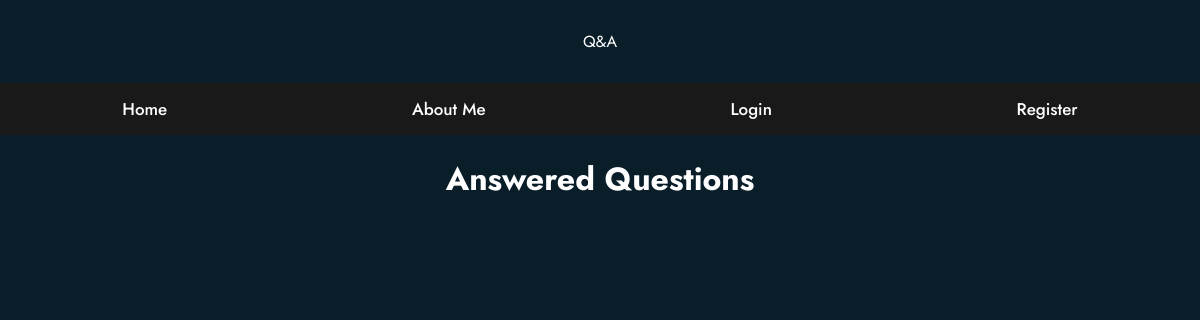
The app's page /home, older data.
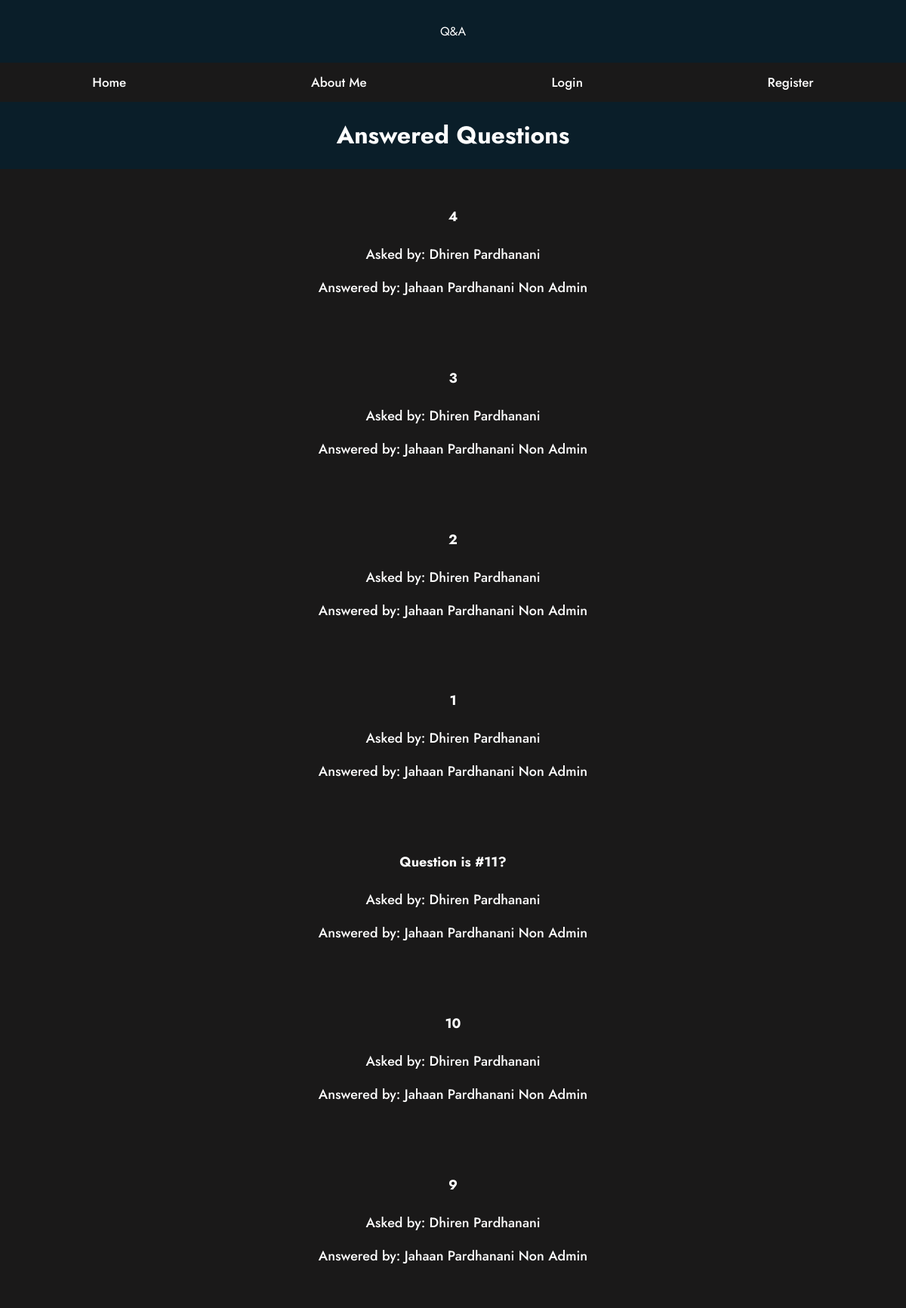
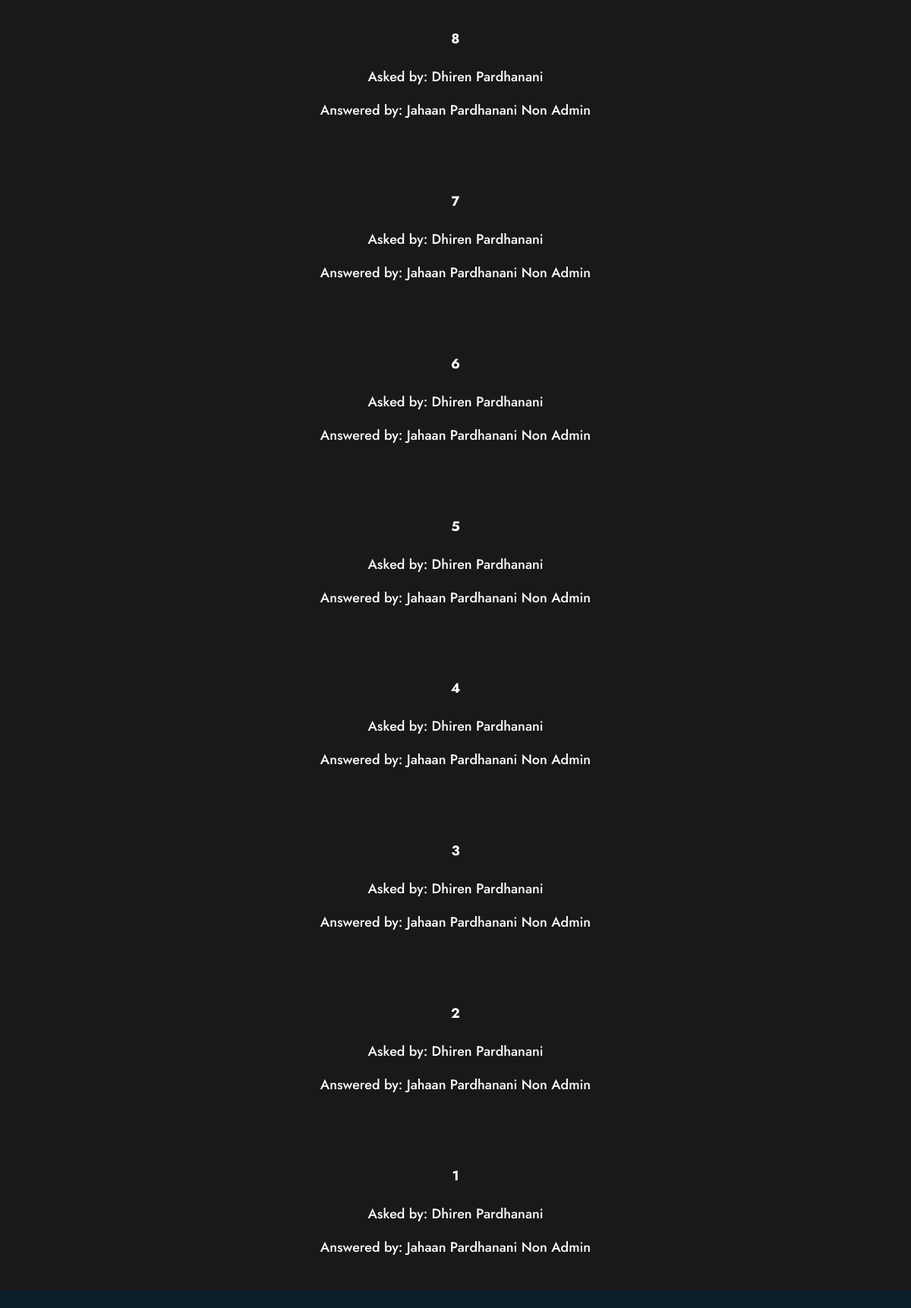
The same page, newer data (2 pictures, top to bottom).
### tables this page shows
CREATE TABLE questions(
    id integer primary key autoincrement,
    question_text text not null,
    answer_text text,
    asked_by_id integer not null,
    expert_id integer not null
);

CREATE TABLE users(
    id integer primary key autoincrement,
    name_text text not null,
    password_text text not null,
    expert_boolean boolean not null,
    admin_boolean boolean not null
);

### app.py (the view)
@app.route("/")
@app.route("/home")
def home():
    user = get_current_user()
    db = get_db()
    questions_cur = db.execute('''
                                    select
                                    questions.id as question_id,
                                    questions.question_text,
                                    askers.name_text as asker_name,
                                    experts.name_text as expert_name
                                    from questions
                                    join users as askers on askers.id = questions.asked_by_id
                                    join users as experts on experts.id = questions.expert_id
                                    where questions.answer_text is not null order by questions.id desc''')
    questions_result = questions_cur.fetchall()
    return render_template("home.html", user=user, question=questions_result)

### app.py (called while the page is built)
def get_current_user():
    user_result = None
    if "user" in session:
        user = session["user"]
        db = get_db()
        user_cur = db.execute(
            "select id, name_text, password_text, expert_boolean, admin_boolean from users where name_text = ?", [user])
        user_result = user_cur.fetchone()
    return user_result

### database.py (called while the page is built)
def connect_db():
    sql = sqlite3.connect(
        "/Users/jahaan/OneDrive/Programming/webapp/Forum/questions.db")
    print("True")
    sql.row_factory = sqlite3.Row
    return sql

def get_db():
    if not hasattr(g, "sqlite_db"):
        g.sqlite_db = connect_db()
    return g.sqlite_db

### templates/home.html (shortened to what this page needs)
{% extends "base.html" %}
{% from "show_links.html" import show_links %}
  {% block body %}
  <body>
         <div class="header">Q&A</div>
         {{ show_links(user) }}
        <h1>Answered Questions</h1>
        <div class="container">
          {% for q in question %}
            <a href="{{url_for("question", question_id = q["question_id"])}}">
              <h4>{{q["question_text"]}}</h4>
              <p>Asked by: {{q["asker_name"]}}</p>
              <p>Answered by: {{q["expert_name"]}}</p>
            </a>
            <br>
            {% endfor %}
          </div><br>
  </body>
</html>
{% endblock %}

Row changes from the older to the newer data that the page shows:
added questions: question_text "4", asker_name "Dhiren Pardhanani", expert_name "Jahaan Pardhanani Non Admin"
added questions: question_text "3", asker_name "Dhiren Pardhanani", expert_name "Jahaan Pardhanani Non Admin"
added questions: question_text "2", asker_name "Dhiren Pardhanani", expert_name "Jahaan Pardhanani Non Admin"
added questions: question_text "1", asker_name "Dhiren Pardhanani", expert_name "Jahaan Pardhanani Non Admin"
now on this page (row edited): questions: question_text "Question is #11?", asker_name "Dhiren Pardhanani", expert_name "Jahaan Pardhanani Non Admin"
now on this page (row edited): questions: question_text "10", asker_name "Dhiren Pardhanani", expert_name "Jahaan Pardhanani Non Admin"
now on this page (row edited): questions: question_text "9", asker_name "Dhiren Pardhanani", expert_name "Jahaan Pardhanani Non Admin"
now on this page (row edited): questions: question_text "8", asker_name "Dhiren Pardhanani", expert_name "Jahaan Pardhanani Non Admin"
now on this page (row edited): questions: question_text "7", asker_name "Dhiren Pardhanani", expert_name "Jahaan Pardhanani Non Admin"
now on this page (row edited): questions: question_text "6", asker_name "Dhiren Pardhanani", expert_name "Jahaan Pardhanani Non Admin"
now on this page (row edited): questions: question_text "5", asker_name "Dhiren Pardhanani", expert_name "Jahaan Pardhanani Non Admin"
now on this page (row edited): questions: question_text "4", asker_name "Dhiren Pardhanani", expert_name "Jahaan Pardhanani Non Admin"
now on this page (row edited): questions: question_text "3", asker_name "Dhiren Pardhanani", expert_name "Jahaan Pardhanani Non Admin"
now on this page (row edited): questions: question_text "2", asker_name "Dhiren Pardhanani", expert_name "Jahaan Pardhanani Non Admin"
now on this page (row edited): questions: question_text "1", asker_name "Dhiren Pardhanani", expert_name "Jahaan Pardhanani Non Admin"
